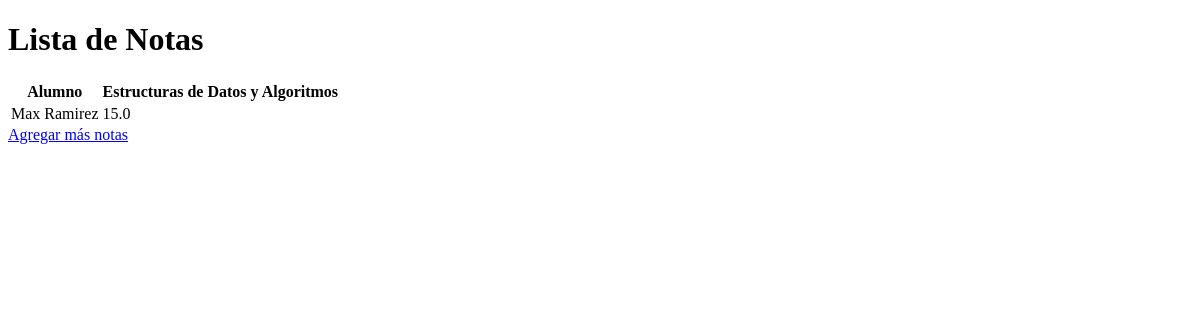
The page /notas/ on the database as committed earlier.
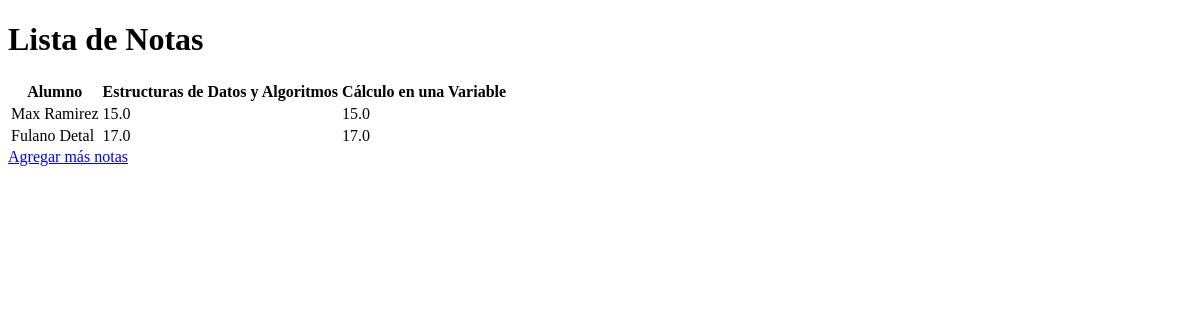
The same page on the database as committed later.
### consultaNotas/models.py (models this page shows, shortened)
class NotasAlumnosPorCurso(models.Model):
    alumno = models.ForeignKey(Alumno, on_delete=models.CASCADE)
    curso = models.ForeignKey(Curso, on_delete=models.CASCADE)
    nota = models.DecimalField(validators=[
        MinValueValidator(0),
        MaxValueValidator(20)
    ], max_digits=3, decimal_places=1)

class Curso(models.Model):
    codigo = models.CharField(max_length=10)
    nombre = models.CharField(max_length=100)
    def __str__(self):
        return self.nombre

class Alumno(models.Model):
    class Anio(models.IntegerChoices):
        PRIMERO = 1
        SEGUNDO = 2
        TERCERO = 3
        CUARTO = 4
        QUINTO = 5
    cui = models.IntegerField(validators=[
        MaxValueValidator(99999999)
    ])
    nombre = models.CharField(max_length=100)
    anio = models.SmallIntegerField(choices=Anio.choices, verbose_name="Año")

### consultaNotas/views.py (the view)
# urls.py: path('', views.lista_notas, name='lista_notas')
def lista_notas(request):
    notas = NotasAlumnosPorCurso.objects.all()
    return render(request, 'notas/lista_notas.html', {'notas': notas})

### consultaNotas/templates/notas/lista_notas.html (shortened to what this page needs)
<!DOCTYPE html>
<html>
<head>
</head>
<body>
	<h1>Lista de Notas</h1>
	<table>
		<thead>
			<tr>
				<th>Alumno</th>
				{% for nota in notas %}
					<th>{{nota.curso}}</th>
				{% endfor %}
			</tr>
		</thead>
		<tbody>
			{% for nota in notas %}
				<tr>
					<td>{{ nota.alumno.nombre }}</td>
					{% for curso in notas %}
						<td>{{ nota.nota }}</td>
					{% endfor %}
				</tr>
			{% endfor %}
		</tbody>
	</table>
	<a href="{% url 'agregar_nota' %}">Agregar más notas</a>
</body>
</html>

Rows that differ between the two databases and show on the page:
added NotasAlumnosPorCurso: curso "Cálculo en una Variable", {{ nota.nota }} "15.0", alumno.nombre "Fulano Detal", nota "17.0", NotasAlumnosPorCurso (nota "15.0")
